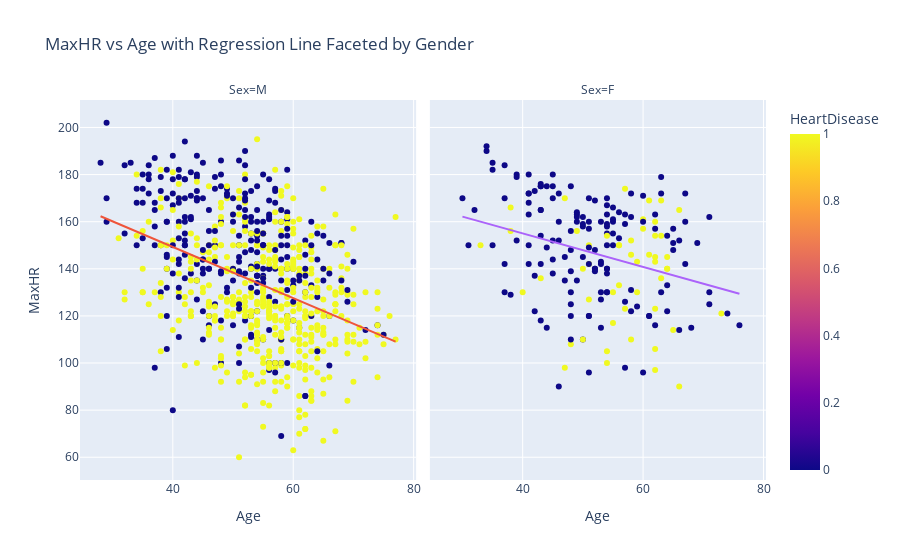

The cell this chart's notebook holds for it:
### Code cell
fig = px.scatter(
    df,
    x="Age",
    y="MaxHR",
    color="HeartDisease",
    trendline="ols",
    facet_col="Sex",
    title="MaxHR vs Age with Regression Line Faceted by Gender"
)
fig.show()

### Figure 1 — Plotly figure (JSON) as saved in the notebook; plotly's stock layout.template omitted (floating-point values rounded to 4 significant figures; data arrays with more than 128 entries replaced by an {"elided": "..."} marker saying what was removed)
{"data": [{"hovertemplate": "Sex=M<br>Age=%{x}<br>MaxHR=%{y}<br>HeartDisease=%{marker.color}<extra></extra>", "legendgroup": "", "marker": {"color": {"elided": "725 int values"}, "coloraxis": "coloraxis", "symbol": "circle"}, "mode": "markers", "name": "", "orientation": "v", "showlegend": false, "type": "scatter", "x": {"elided": "725 int values"}, "xaxis": "x", "y": {"elided": "725 int values"}, "yaxis": "y"}, {"hovertemplate": "<b>OLS trendline</b><br>MaxHR = -1.086 * Age + 192.733<br>R<sup>2</sup>=0.157471<br><br>Sex=M<br>Age=%{x}<br>MaxHR=%{y} <b>(trend)</b><extra></extra>", "legendgroup": "", "marker": {"symbol": "circle"}, "mode": "lines", "name": "", "showlegend": false, "type": "scatter", "x": {"elided": "725 int values"}, "xaxis": "x", "y": {"elided": "725 float values"}, "yaxis": "y"}, {"hovertemplate": "Sex=F<br>Age=%{x}<br>MaxHR=%{y}<br>HeartDisease=%{marker.color}<extra></extra>", "legendgroup": "", "marker": {"color": {"elided": "193 int values"}, "coloraxis": "coloraxis", "symbol": "circle"}, "mode": "markers", "name": "", "orientation": "v", "showlegend": false, "type": "scatter", "x": {"elided": "193 int values"}, "xaxis": "x2", "y": {"elided": "193 int values"}, "yaxis": "y2"}, {"hovertemplate": "<b>OLS trendline</b><br>MaxHR = -0.711253 * Age + 183.475<br>R<sup>2</sup>=0.093361<br><br>Sex=F<br>Age=%{x}<br>MaxHR=%{y} <b>(trend)</b><extra></extra>", "legendgroup": "", "marker": {"symbol": "circle"}, "mode": "lines", "name": "", "showlegend": false, "type": "scatter", "x": {"elided": "193 int values"}, "xaxis": "x2", "y": {"elided": "193 float values"}, "yaxis": "y2"}], "layout": {"annotations": [{"font": {}, "showarrow": false, "text": "Sex=M", "x": 0.245, "xanchor": "center", "xref": "paper", "y": 1, "yanchor": "bottom", "yref": "paper"}, {"font": {}, "showarrow": false, "text": "Sex=F", "x": 0.755, "xanchor": "center", "xref": "paper", "y": 1, "yanchor": "bottom", "yref": "paper"}], "coloraxis": {"colorbar": {"title": {"text": "HeartDisease"}}, "colorscale": [[0, "#0d0887"], [0.1111, "#46039f"], [0.2222, "#7201a8"], [0.3333, "#9c179e"], [0.4444, "#bd3786"], [0.5556, "#d8576b"], [0.6667, "#ed7953"], [0.7778, "#fb9f3a"], [0.8889, "#fdca26"], [1, "#f0f921"]]}, "legend": {"tracegroupgap": 0}, "title": {"text": "MaxHR vs Age with Regression Line Faceted by Gender"}, "xaxis": {"anchor": "y", "domain": [0, 0.49], "title": {"text": "Age"}}, "xaxis2": {"anchor": "y2", "domain": [0.51, 1], "matches": "x", "title": {"text": "Age"}}, "yaxis": {"anchor": "x", "domain": [0, 1], "title": {"text": "MaxHR"}}, "yaxis2": {"anchor": "x2", "domain": [0, 1], "matches": "y", "showticklabels": false}}}
